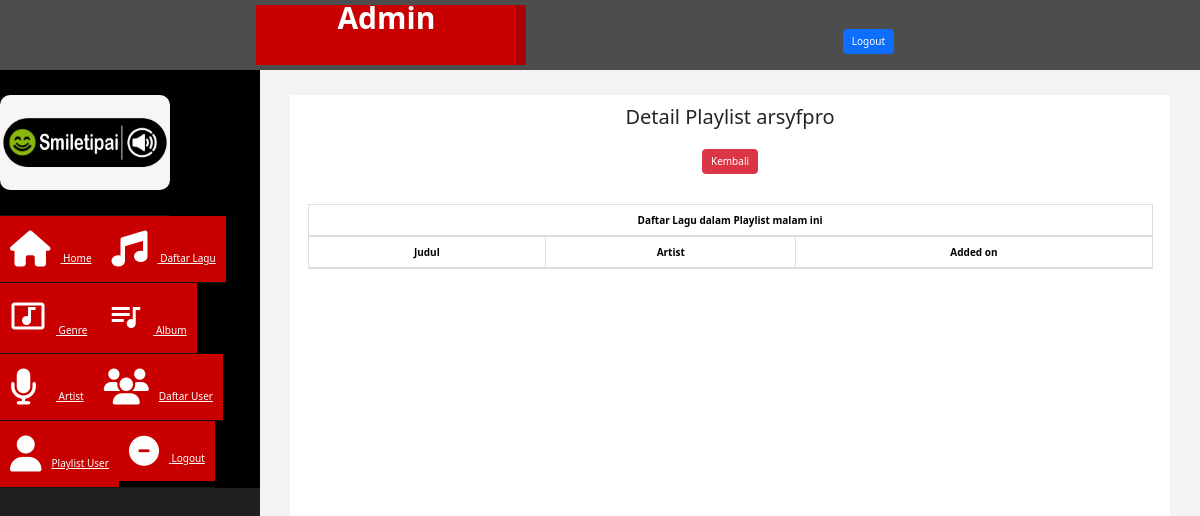
Before: /admin/index.php?halaman=detail_playlist_user&id_playlist=5&user=arsyfpro&judul=malam ini (signed in) with the older database file.
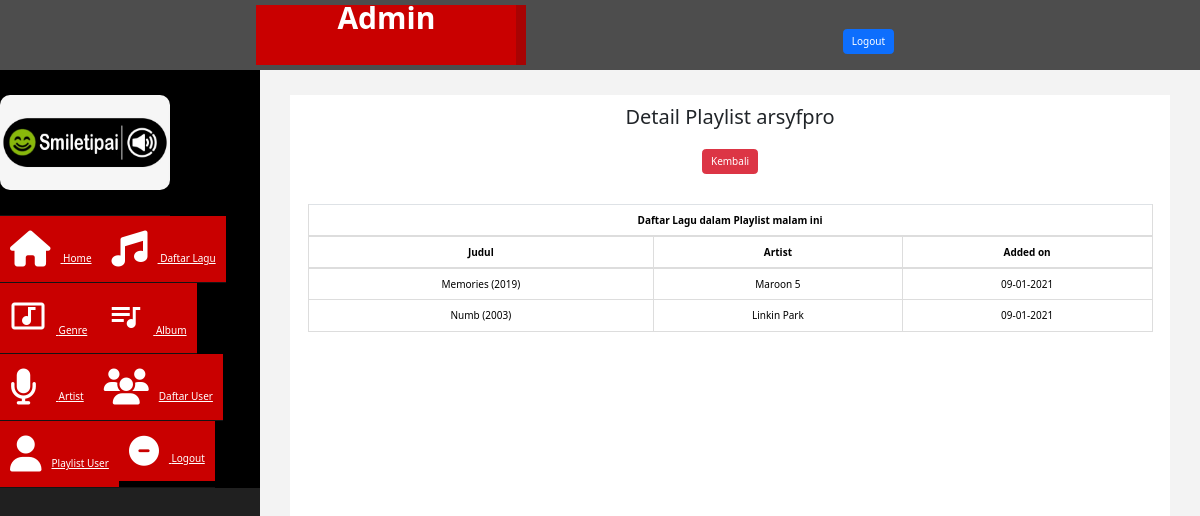
After: the same page with the newer database file.
### tables this page shows
CREATE TABLE `user_playlist_song` (
  `id_user_playlist_song` int(5) NOT NULL,
  `id_user_playlist` int(4) NOT NULL,
  `id_song` int(3) NOT NULL,
  `added_on` varchar(10) NOT NULL
);

CREATE TABLE `song` (
  `id_song` int(3) NOT NULL,
  `title` varchar(220) NOT NULL,
  `year` int(4) NOT NULL,
  `song_file` varchar(200) NOT NULL,
  `played` int(6) NOT NULL DEFAULT 0
);

CREATE TABLE `artist` (
  `id_artist` int(3) NOT NULL,
  `nama_artist` varchar(50) NOT NULL,
  `artist_image` varchar(200) NOT NULL,
  `about` text NOT NULL
);

### admin/detail_playlist_user.php (the view, shortened to what this page needs)
<?php
    $id_playlist = $_GET['id_playlist'];
    $username = $_GET['user'];
    $judul_pl = $_GET['judul'];
?>
<!DOCTYPE html>
<html lang="en">
<head>
    <link href="css/bootstrap.min.css" rel="stylesheet">
    <link href="https://cdn.datatables.net/1.10.22/css/jquery.dataTables.min.css" rel="stylesheet">
</head>
<body>
    <h2 align="center">Detail Playlist <?= $username ?></h2>
    <br>
    <center><a href="index.php?halaman=playlist_user" class="btn btn-danger">Kembali</a></center>
	<div class="container">
    <table id="example" class="table table-bordered">
	<br><br>
	<thead>
	 <tr>
        <th colspan="3" style="text-align: center;">Daftar Lagu dalam Playlist <?= $judul_pl ?></th>
     </tr>
     <tr>
        <th style="text-align: center;">Judul</th>
        <th style="text-align: center;">Artist</th>
        <th style="text-align: center;">Added on</th>
     </tr>
    </thead>
    <tbody>
        <?php
            $no = 1;
            $ambillagu = $koneksi->query("SELECT s.id_song, s.title, s.year, ups.added_on FROM song s JOIN user_playlist_song ups ON s.id_song = ups.id_song WHERE ups.id_user_playlist = '$id_playlist'");
            while ($lagu = $ambillagu->fetch_assoc()){
        ?>
        <tr>
            <td style="text-align: center;"><?= $lagu['title'] ?> (<?= $lagu['year'] ?>)</td>
            <td style="text-align: center;">
                <?php
                    $queryartis = "SELECT a.nama_artist FROM song s JOIN song_artist sa
                                            ON s.id_song = sa.id_song AND s.id_song = '$lagu[id_song]' JOIN artist a
                                            WHERE sa.id_artist = a.id_artist";
                    $ambilartis = $koneksi->query($queryartis);
                    while ($artis = $ambilartis->fetch_assoc()){
                ?>
                        <?= $artis['nama_artist'] ?> <br>
                <?php } ?>
            </td>
            <td style="text-align: center;"><?= $lagu['added_on'] ?></td>
        </tr>
        <?php $no++; } ?>
    </tbody>
</table>
</body>
</html>

Changed rows visible on the page:
added user_playlist_song: id_song.title "Memories", id_song.year "2019", added_on "09-01-2021"
now on this page (row edited): artist: nama_artist "Maroon 5", shown under "Memories"
added user_playlist_song: id_song.title "Numb", id_song.year "2003", added_on "09-01-2021"
now on this page (row edited): artist: nama_artist "Linkin Park", shown under "Numb"
